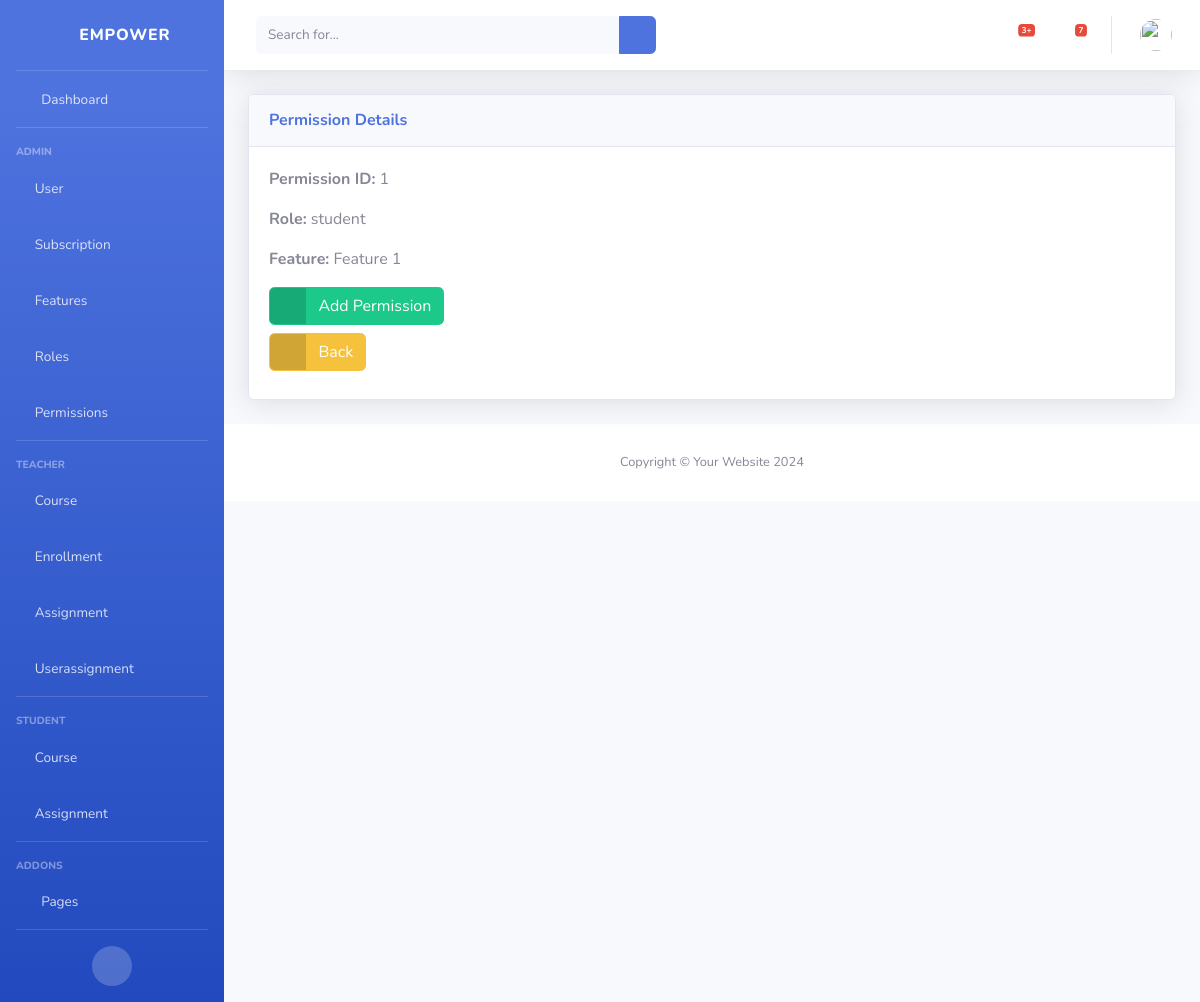
Screenshot of /permission/1/ with the database file from the repository.
### classRoom/models.py (models this page shows)
class Permission(models.Model):
    id = models.AutoField(primary_key=True)
    role = models.ForeignKey(Role, on_delete=models.CASCADE)
    feature = models.ForeignKey(Feature, on_delete=models.CASCADE)

class Role(models.Model):
    id = models.AutoField(primary_key=True)
    role_name = models.CharField(max_length=255)

class Feature(models.Model):
    id = models.AutoField(primary_key=True)
    feature_name = models.CharField(max_length=255)

### classRoom/views.py (the view)
# urls.py: path('permission/<int:permission_id>/', view_permission, name='view_permission'),
def view_permission(request, permission_id):
    permission = get_object_or_404(Permission, pk=permission_id)
    return render(request, 'permissions/view_permission.html', {'permission': permission})

### classRoom/templates/permissions/view_permission.html (shortened to what this page needs)
{% extends 'base.html' %}
{% block content %}
<div class="card shadow mb-4">
    <div class="card-header py-3">
        <h6 class="m-0 font-weight-bold text-primary">Permission Details</h6>
    </div>
    <div class="card-body">
        <p><strong>Permission ID:</strong> {{ permission.id }}</p>
        <p><strong>Role:</strong> {{ permission.role.role_name }}</p>
        <p><strong>Feature:</strong> {{ permission.feature.feature_name }}</p>
        <div class="my-2">
            <a href="{% url 'add_permission' %}" class="btn btn-success btn-icon-split">
                <span class="icon text-white-50">
                    <i class="fas fa-plus"></i>
                </span>
                <span class="text">Add Permission</span>
            </a>
        </div>
        <div class="my-2">
            <a href="{% url 'view_permissions' %}" class="btn btn-warning btn-icon-split">
                <span class="icon text-white-50">
                    <i class="fas fa-arrow-left"></i>
                </span>
                <span class="text">Back</span>
            </a>
        </div>
    </div>
</div>
{% endblock %}

### rows the page displays
Permission: id "1", role.role_name "student", feature.feature_name "Feature 1"
